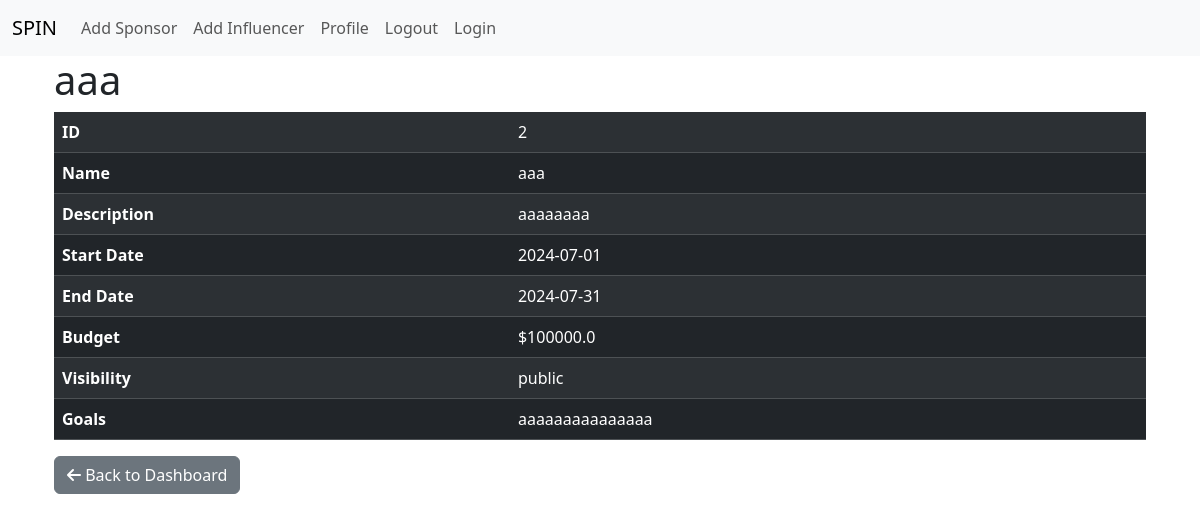
The page /campaigns/2/ (signed in) on the database as committed earlier.
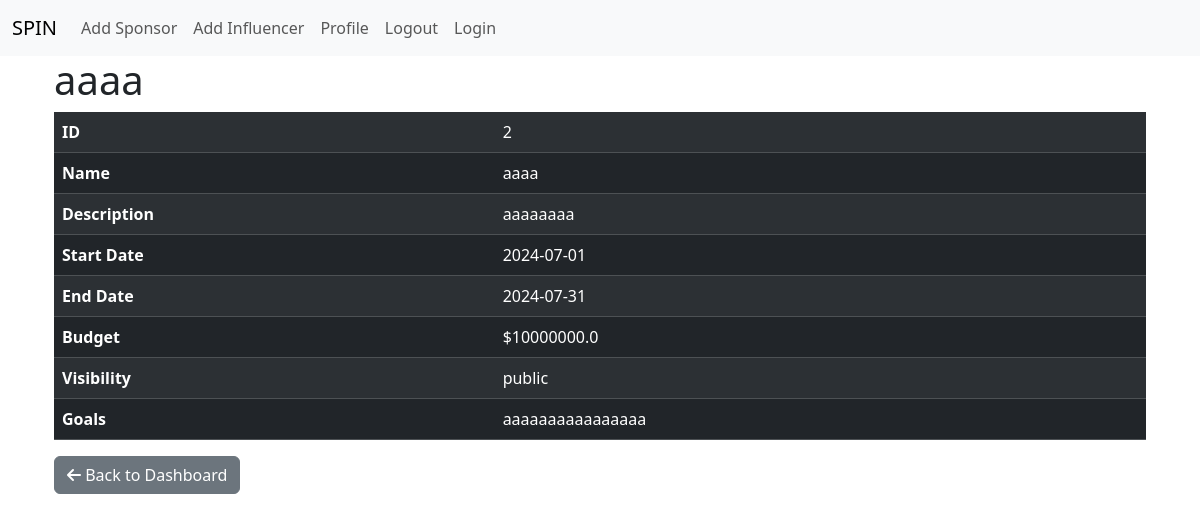
The same page on the database as committed later.
### spin_app/models.py (models this page shows)
class Campaign(db.Model):
    id = db.Column(db.Integer, primary_key=True)
    name = db.Column(db.String(120), nullable=False)
    description = db.Column(db.Text, nullable=False)
    start_date = db.Column(db.Date, nullable=False)
    end_date = db.Column(db.Date, nullable=False)
    budget = db.Column(db.Float, nullable=False)
    visibility = db.Column(db.String(20), nullable=False)  # 'public' or 'private'
    goals = db.Column(db.Text, nullable=False)
    owner_id = db.Column(db.Integer, db.ForeignKey('sponsor_profile.id'), nullable=False)
    owner = db.relationship('SponsorProfile', backref=db.backref('campaigns', lazy=True, cascade='all, delete-orphan'))

### spin_app/routes.py (the view)
@app.route("/campaigns/<int:id>/", methods=['GET'])
@login_required
def view_campaign(id):
    camp = Campaign.query.get(id)
    if not camp:
        flash('Campaign does not exist')
        return redirect(url_for('sp_dash'))
    return render_template('view_campaign.html', campaign=camp)

### spin_app/models.py (called while the page is built)
@login_manager.user_loader
def load_user(user_id):
    return User.query.get(int(user_id))

### spin_app/templates/view_campaign.html (shortened to what this page needs)
{% extends 'base.html' %}
{% block content %}
<div class="container">
    <h1>{{ campaign.name }}</h1>
    <table class="table table-dark table-striped">
        <tr>
            <th>ID</th>
            <td>{{ campaign.id }}</td>
        </tr>
        <tr>
            <th>Name</th>
            <td>{{ campaign.name }}</td>
        </tr>
        <tr>
            <th>Description</th>
            <td>{{ campaign.description }}</td>
        </tr>
        <tr>
            <th>Start Date</th>
            <td>{{ campaign.start_date }}</td>
        </tr>
        <tr>
            <th>End Date</th>
            <td>{{ campaign.end_date }}</td>
        </tr>
        <tr>
            <th>Budget</th>
            <td>${{ campaign.budget }}</td>
        </tr>
        <tr>
            <th>Visibility</th>
            <td>{{ campaign.visibility }}</td>
        </tr>
        <tr>
            <th>Goals</th>
            <td>{{ campaign.goals }}</td>
        </tr>
    </table>
    <a href="{{ url_for('sp_dash') }}" class="btn btn-secondary">
        <i class="fas fa-arrow-left"></i>
        Back to Dashboard
    </a>
</div>
{% endblock %}

### spin_app/templates/base.html (shortened to what this page needs)
<!DOCTYPE html>
<html lang="en">
<head>
    <link href="https://cdn.jsdelivr.net/npm/bootstrap@5.3.3/dist/css/bootstrap.min.css" rel="stylesheet"
>
    <link rel="stylesheet" href="https://cdnjs.cloudflare.com/ajax/libs/font-awesome/6.5.2/css/all.min.css"
 />
</head>
<body>
    {% include 'navbar.html' with context %}
    <div class="container">
        {% block content %}
        {% endblock %}
    </div>
</body>
</html>

### spin_app/templates/navbar.html (shortened to what this page needs)
<nav class="navbar navbar-expand-lg bg-body-tertiary">
    <div class="container-fluid">
      <a class="navbar-brand" href="/">SPIN</a>
      <div class="collapse navbar-collapse" id="navbarNav">
        <ul class="navbar-nav">
          <li class="nav-item">
            <a class="nav-link" href="#">Add Sponsor</a>
          </li>
          <li class="nav-item">
            <a class="nav-link" href="#">Add Influencer</a>
          </li>
          <li class="nav-item">
            <a class="nav-link" href="#">Profile</a>
          </li>
          <li class="nav-item">
            <a class="nav-link" href="{{ url_for('logout') }}">Logout</a>
          </li>
          <li class="nav-item">
            <a class="nav-link" href="#">Login</a>
          </li>
        </ul>
      </div>
    </div>
  </nav>

### spin_app/templates/base.html (style rules this page uses)
body { background-image: url('/static/images/lib.jpg'); background-size: cover; background-position: center; background-repeat: no-repeat; margin: 0; padding: 0; }

Rows that differ between the two databases and show on the page:
changed Campaign "aaaaaaaa": name "aaa" → "aaaa"; budget "100000.0" → "10000000.0"; goals "aaaaaaaaaaaaaaa" → "aaaaaaaaaaaaaaaa"
